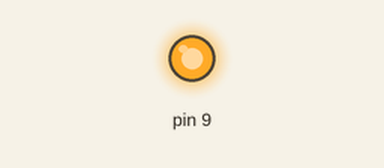
Simulated run of this sketch. Board: Arduino Uno, built with avr-gcc and run on an emulated ATmega328P. Parts: output pins drawn as LEDs (lit = HIGH).

Above: at 1.5 s.
At 3.5 s:
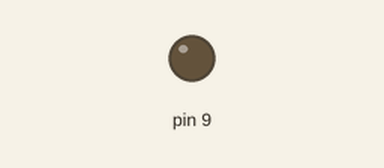
Timing chart, 0 to 5.2 s (numbered marks = the images above):
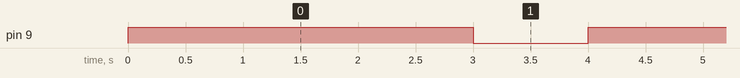

The sketch:

Exercise_1.ino
```cpp
#define F_CPU 16000000UL     // 16 MHz system clock
#include <avr/io.h>
#include <util/delay.h>

int main(void)
{
    // --- Configure PB1 (Arduino digital pin 9) as output ---
    DDRB |= (1 << PB1);      // Set bit 1 of DDRB to 1 → output

    while (1)
    {
        // LED ON
        PORTB |= (1 << PB1);   // Set bit 1 → logic high
        _delay_ms(3000);       // Wait 3 seconds

        // LED OFF
        PORTB &= ~(1 << PB1);  // Clear bit 1 → logic low
        _delay_ms(1000);       // Wait 1 second
    }
}
```

Measured:
- by itself, pin 9: alternates HIGH for 3.0 s and LOW for 1.0 s
